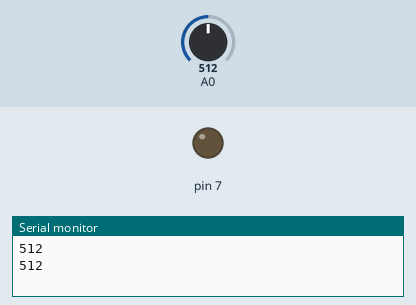
Bench run of a sketch on a simulated Arduino Uno, built with avr-gcc and run on an emulated ATmega328P. Shown: output pins drawn as LEDs (lit = HIGH), the last lines printed to the serial monitor. Inputs (shaded band) come from the test bench; at power-on: A0 = 512.

Above: at 1.8 s.
1.9 s: A0 set to 482
At 2.7 s:
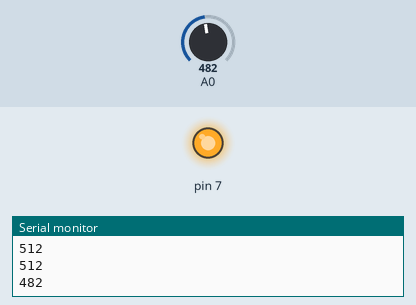
3.5 s: A0 set to 582
5.2 s: A0 set to 614
At 7.0 s:
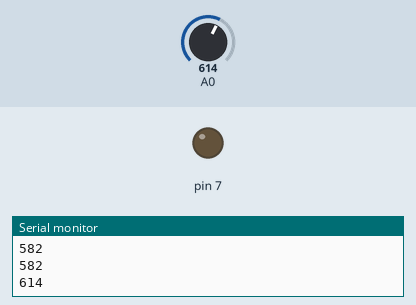
7.5 s: A0 set to 490
At 8.5 s:
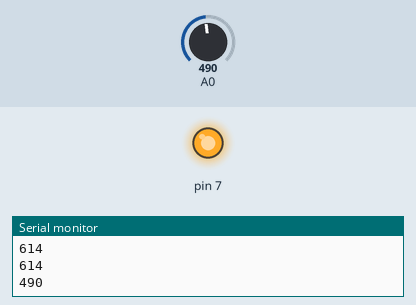
Timing chart, 0 to 10.5 s (numbered marks = the images above; inputs shaded):
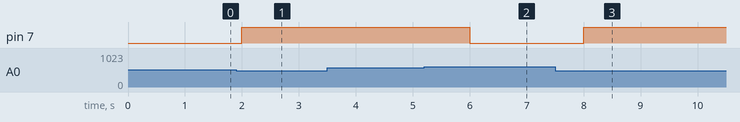

The sketch:

Experimento_4.ino
```cpp
//Jose Antonio García Ortiz
//Darío González Martínez de Salazar

#include <Arduino.h>

void setup()
{
  Serial.begin(9600);
  pinMode(7, OUTPUT);
  pinMode(A0, INPUT);
}

void loop()
{
  int luz = analogRead(A0);
  Serial.println(luz);
  //Programación del ciclo de histéresis
  if (luz < 500){
    digitalWrite(7,HIGH);
  }
  else if (luz > 600){
    digitalWrite(7,LOW);
  }
  delay(1000);
}

//Ejercicio sobre farola de encendido automático
```

Measured:
- the behaviour switches between 500 and 499 on A0 (found by bisection; images 0 and 1)
- the behaviour switches between 600 and 601 on A0 (found by bisection; images 1 and 2)
- after the input at 1.9 s, pin 7: LOW → HIGH after 0.10 s
- after the input at 5.2 s, pin 7: HIGH → LOW after 0.80 s
- after the input at 7.5 s, pin 7: LOW → HIGH after 0.50 s
